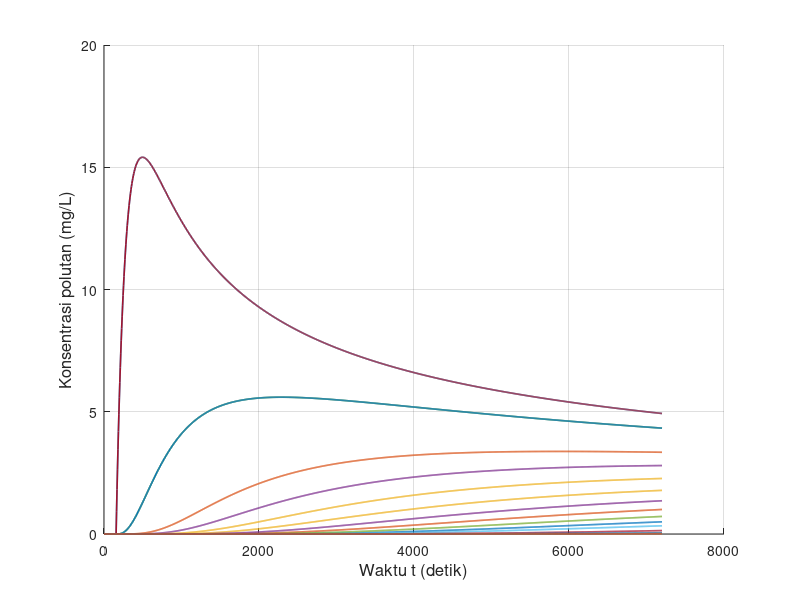

MATLAB code for this plot: (Note: this script raises an error after producing the figure.)
clear; clc; close all;

% Feby Syarief Al A`raaf
% 26050124130087
% Oseanografi C
%
% Simulasi difusi 1 dimensi metode FTCS
% Sumber polutan diskontinu
% Grafik: konsentrasi polutan terhadap waktu
% NIM = 087, sehingga:
% x = 0, y = 8, z = 7
% Konsentrasi sumber = 10*z = 70 mg/L

x = 0;
y = 8;
z = 7;

folder_output = 'output_Diskontinu_FTCS_Terhadap_Waktu';
if ~exist(folder_output, 'dir')
    mkdir(folder_output);
end

Ad1 = 0;
L   = 3000;
T   = 7200;
C   = 10 * z;

scenario(1).nama = 'Skenario 1';
scenario(1).dx   = 15;
scenario(1).dt   = 6;
scenario(1).Ad2  = 0.5;
scenario(1).n    = 20 + z;
scenario(1).m    = 15 + z;

scenario(2).nama = 'Skenario 2';
scenario(2).dx   = 30;
scenario(2).dt   = 6;
scenario(2).Ad2  = 0.05;
scenario(2).n    = 20 + z;
scenario(2).m    = 30 + z;

scenario(3).nama = 'Skenario 3';
scenario(3).dx   = 15;
scenario(3).dt   = 6;
scenario(3).Ad2  = 1;
scenario(3).n    = 20 + z;
scenario(3).m    = 15 + z;

for s = 1:numel(scenario)

    fprintf('\nMemproses %s\n', scenario(s).nama);

    dx   = scenario(s).dx;
    dt   = scenario(s).dt;
    Ad2  = scenario(s).Ad2;
    nsrc = scenario(s).n;
    m    = scenario(s).m;

    n     = 0:dt:T;
    t     = 0:dx:L;
    nmax  = length(n);
    mmax  = length(t);

    alpha1 = (Ad1 * dt) / dx^2;
    alpha2 = (Ad2 * dt) / dx^2;

    fprintf('dx = %.3f m, dt = %.3f s, Ad2 = %.3f m^2/s, n = %d, m = %d\n', dx, dt, Ad2, nsrc, m);
    fprintf('nmax = %d, mmax = %d, alpha2 = %.6f\n', nmax, mmax, alpha2);

    if m > mmax
        fprintf('%s tidak dapat diproses karena grid sumber di luar domain.\n', scenario(s).nama);
        continue;
    end

    if nsrc > nmax
        fprintf('%s tidak dapat diproses karena waktu sumber di luar domain.\n', scenario(s).nama);
        continue;
    end

    if alpha2 > 0.5
        fprintf('%s: peringatan, alpha2 > 0.5 sehingga skema FTCS berpotensi tidak stabil.\n', scenario(s).nama);
    end

    F = zeros(nmax, mmax);

    rv = [10 12 14 16 19 21 23 25 27 29 31 33 35 37 39 41];
    rv_valid = rv(rv >= 1 & rv <= mmax);

    if length(rv_valid) < length(rv)
        fprintf('%s: beberapa grid rv berada di luar domain sehingga tidak digrafikkan.\n', scenario(s).nama);
    end

    history = NaN(nmax, length(rv_valid));

    F(nsrc, m) = C;

    for p = 1:length(rv_valid)
        history(1, p) = F(1, rv_valid(p));
    end

    for na = 1:(nmax - 1)

        if na == nsrc
            F(na, m) = C;
        end

        for i = 2:(mmax - 1)

            F(na + 1, i) = (1 - 2 * alpha2) * F(na, i) ...
                         + alpha2 * (F(na, i + 1) + F(na, i - 1));

        end

        F(na + 1, 1)    = F(na + 1, 2);
        F(na + 1, mmax) = F(na + 1, mmax - 1);

        for p = 1:length(rv_valid)
            history(na + 1, p) = F(na + 1, rv_valid(p));
        end

    end

    fig = figure('Visible', 'off', 'Position', [100 100 1400 600]);
    hold on;

    legend_text = {};

    for k = 1:length(rv_valid)
        plot(n, history(:, k), 'LineWidth', 1.2);
        legend_text{end+1} = sprintf('r = %d', rv_valid(k));
    end

    grid on;
    xlabel('Waktu t (detik)', 'FontSize', 12);
    ylabel('Konsentrasi polutan (mg/L)', 'FontSize', 12);
    title(sprintf('%s - Konsentrasi polutan terhadap waktu', scenario(s).nama), ...
          'Feby Syarief-0087-Ose C', 'FontSize', 14, 'FontWeight', 'bold');
    xlim([n(1), n(end)]);

    y_max = max(history(:), [], 'omitnan');
    if isempty(y_max) || isnan(y_max) || y_max <= 0
        ylim([0 1]);
    else
        ylim([0, max(C * 1.2, y_max * 1.1)]);
    end

    set(gca, 'FontSize', 11);

    legend(legend_text, ...
           'Location', 'northwest', ...
           'FontSize', 8, ...
           'NumColumns', 2, ...
           'Box', 'on');

    hold off;

    nama_file = sprintf('ftcs_diskontinu_waktu_skenario_%d.png', s);
    saveas(fig, fullfile(folder_output, nama_file));
    close(fig);

    fprintf('%s selesai diproses.\n', scenario(s).nama);

end

fprintf('\nSemua skenario telah selesai diproses.\n');
